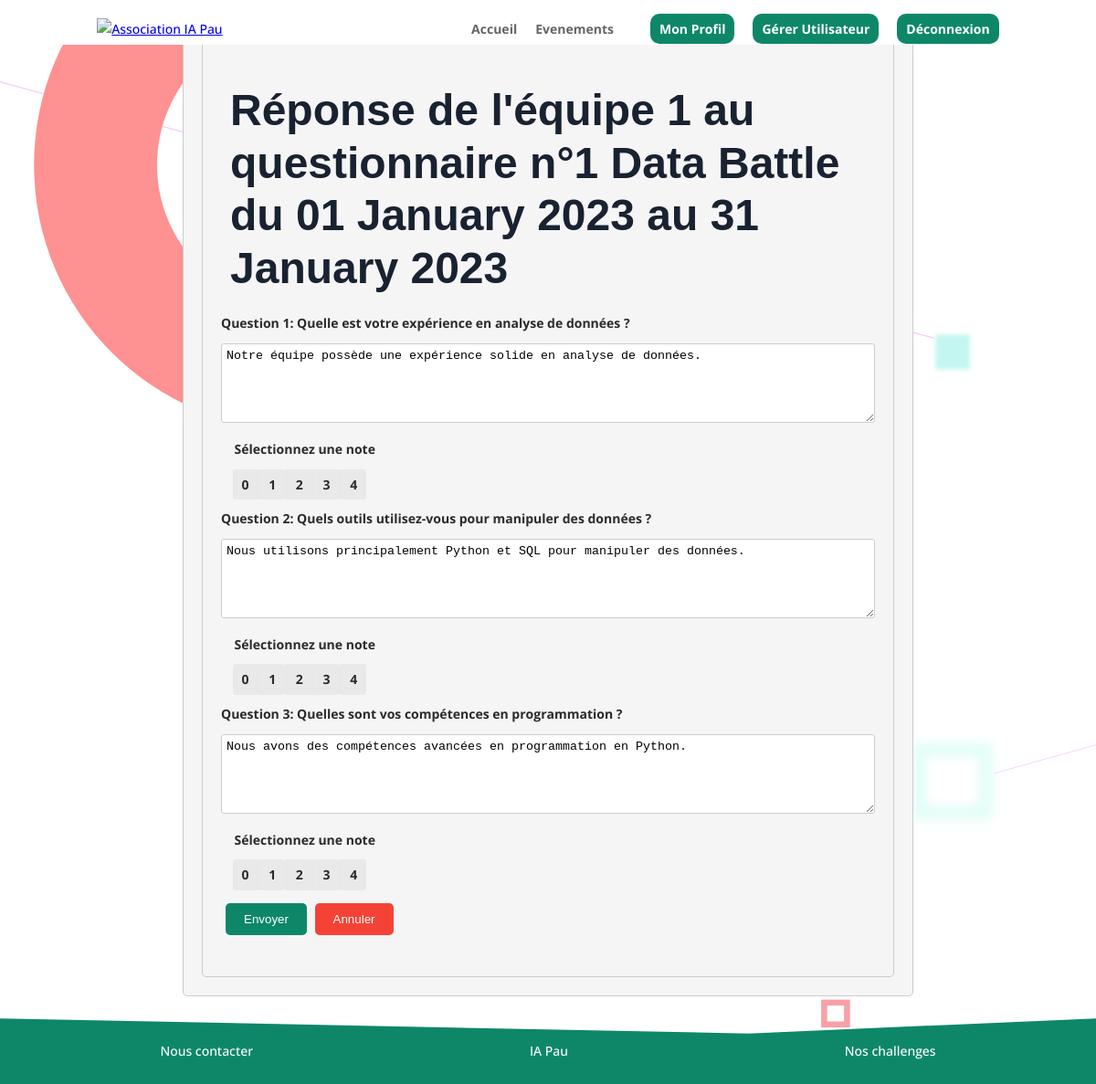
Page /?page=noteQuestionnaire&dataBattle=1&equipe=1&questionnaire=1 (signed in) on the committed database.
### tables this page shows
CREATE TABLE Question(
    idQuestion int NOT NULL AUTO_INCREMENT,
    idQuestionnaire int NOT NULL,
    intituleQuestion varchar(1024) NOT NULL,
    PRIMARY KEY (idQuestion),
    FOREIGN KEY (idQuestionnaire) REFERENCES Questionnaire(idQuestionnaire) ON DELETE CASCADE
);

CREATE TABLE Reponse(
    idReponse int NOT NULL AUTO_INCREMENT,
    idQuestion int NOT NULL,
    idEquipe int NOT NULL,
    reponse varchar(4096),
    note tinyint,
    PRIMARY KEY (idReponse),
    FOREIGN KEY (idQuestion) REFERENCES Question(idQuestion) ON DELETE CASCADE,
    FOREIGN KEY (idEquipe) REFERENCES Equipe(idEquipe) ON DELETE CASCADE,
    CONSTRAINT check_note CHECK (note>=0 AND note<5)
);

### action/bdd.php (called while the page is built, shortened)
<?php
require_once('database_login.php');
function connect()
{
    $connexion = null;
    global $username;
    global $password;
    global $bddname;
    global $port;
    try {
        $connexion = new PDO(
            'mysql:host=localhost;dbname=' . $bddname . ';charset=utf8' . ';port=' . $port,
            $username,
            $password
        );
    } catch (Exception $e) {
        die('Erreur : ' . $e->getMessage());
    }
    return $connexion;
}
function getQuestion($idQuestionnaire)
{
    try {
        $conn = connect();
        $sqlQuery = "SELECT intituleQuestion FROM Question WHERE idQuestionnaire=:idQuestionnaire";
        $statement = $conn->prepare($sqlQuery);
        $statement->bindParam(':idQuestionnaire', $idQuestionnaire);
        $statement->execute();
        $result = $statement->fetchAll();
        return $result;
    } catch (Exception $e) {
        die('Erreur : ' . $e->getMessage());
    }
}
function getDatesDataBattle($idDataBattle)
{
    try {
        $conn = connect();
        $sqlQuery = "SELECT DATE_FORMAT(dateDebut, '%d %M %Y') AS dateDebut,DATE_FORMAT(dateFin, '%d %M %Y') AS dateFin FROM Evenement WHERE idEvenement=:idDataBattle";
        $statement = $conn->prepare($sqlQuery);
        $statement->bindParam(':idDataBattle', $idDataBattle);
        $statement->execute();
        $result = $statement->fetch();
        return $result;
    } catch (Exception $e) {
        die('Erreur : ' . $e->getMessage());
    }
}
    function getReponses($idEquipe,$idQuestionnaire){
        try{
            $conn = connect();
            $sqlQuery="SELECT reponse FROM Reponse,Question WHERE Reponse.idQuestion=Question.idQuestion AND Question.idQuestionnaire=:idQuestionnaire AND Reponse.idEquipe=:idEquipe";
            $statement=$conn->prepare($sqlQuery);
            $statement->bindParam(':idQuestionnaire',$idQuestionnaire);
            $statement->bindParam(':idEquipe',$idEquipe);
            $statement->execute();
            $result = $statement->fetchAll();
            return $result;
        }
        catch(Exception $e){
            die('Erreur : '.$e->getMessage());
        }
    }
?>

### pages/noteQuestionnaire.php (the view, shortened to what this page needs)
<link rel="stylesheet" href="styles/component/questionnaire.css" />
<?php
$questionnaire=$_GET["questionnaire"];
$idEquipe=$_GET["equipe"];
$idDataBattle=$_GET["dataBattle"];
$dates=getDatesDataBattle($idDataBattle);
$datedebut=$dates["dateDebut"];
$datefin=$dates["dateFin"];
$questions=getQuestion($questionnaire);
$reponses = getReponses($idEquipe,$questionnaire);
?>
<div id="app">
    <div id="middle">
        <div id="content">
            <h1>Réponse de l'équipe <?php echo $idEquipe?> au questionnaire n°<?php echo $questionnaire ?> Data Battle du <?php echo $datedebut?> au  <?php echo $datefin?> </h1>
            <form id="questionnaire" action="" method="POST">
                <?php
                $i=1;
                foreach ($questions as $question){ ?>
                    <div class = "question">
                        <label for="question">Question <?php echo $i.": ".$question["intituleQuestion"]; ?></label>
                    </div>
                    <div>
                        <textarea id="question-<?php echo $i; ?>" rows="5" cols="100" readonly><?php echo $reponses[$i-1]["reponse"]?></textarea>
                    </div>
                    <fieldset>
                        <legend>Sélectionnez une note</legend>
                        <?php for ($j = 0; $j <= 4; $j++) { ?>
                            <label for="note-<?php echo $i; ?>-<?php echo $j; ?>"><?php echo $j; ?></label>
                        <?php } ?>
                    </fieldset>
                <?php $i++; }?>
                <input type="submit" value="Envoyer" class="envoi" onclick="">
                <input type="reset" value="Annuler" class="annuler">
            </form>
        </div>
    </div>
</div>

### styles/global.css (style rules this page uses)
body { position: relative; margin: 0; padding-bottom: 6rem; min-height: 100%; font-family: Open Sans,Arial,sans-serif; font-size: 14px; color: #2b2b2b; line-height: 1.7em; font-weight: 500; background-color: rgb(255, 255, 255); background-image: url(/images/background.png); }
html { height: 100%; box-sizing: border-box; }
*, *:before, *:after { box-sizing: inherit; }
#content { margin: 0 auto; margin-top: 80px; width: 100%; }
#content h1 { margin-top: 30px; margin-left: 10px; font-family: 'Ubuntu',Helvetica,Arial,Lucida,sans-serif; font-weight: 700; font-size: 48px; color: #192231; line-height: 1.2em; }
input[type="submit"] { background-color: #0e8769; color: white; margin: 5px; border-radius: 5px; padding: 10px 20px; border: none; transition: color 0.3s ease; font-family: 'Ubuntu',Helvetica,Arial,Lucida,sans-serif !important; cursor: pointer; }

### styles/component/form.css (style rules this page uses)
label + input[type=radio] + label { border-left: solid 2px #e7e7e7; margin-left: -4px; }

### styles/component/synthese.css (style rules this page uses)
h1 { margin-bottom: 10px; }

### styles/component/questionnaire.css (style rules this page uses)
#app { display: flex; justify-content: center; align-items: center; }
#middle { max-width: 800px; padding: 20px; background-color: #f5f5f5; border: 1px solid #ccc; border-radius: 5px; }
#content { margin-top: 20px; }
h1 { margin-bottom: 20px; }
form { margin-bottom: 20px; }
.question { margin-bottom: 10px; }
textarea { width: 100%; }
fieldset { margin-top: 10px; border: none; }
legend { font-weight: bold; margin-bottom: 5px; }
input[type="radio"] + label { display: inline-block; padding: 5px 10px; background-color: #e9e9e9; border-radius: 3px; cursor: pointer; }
.envoi, .annuler { background-color: #0e8769; color: white; border-radius: 5px; padding: 10px 20px; border: none; transition: color 0.3s ease; font-family: 'Ubuntu',Helvetica,Arial,Lucida,sans-serif !important; cursor: pointer; }
.envoi { margin-right: 10px; transition: color 0.3s; }
.annuler { background-color: #f44336; transition: color 0.3s; }
form label { display: block; font-weight: bold; }
form input[type="date"], form textarea { width: 100%; padding: 5px; border: 1px solid #ccc; border-radius: 3px; }

### rows in the picture
question: intituleQuestion "Quelle est votre expérience en analyse de données ?"
reponse: reponse "Notre équipe possède une expérience solide en analyse de données."
question: intituleQuestion "Quels outils utilisez-vous pour manipuler des données ?"
reponse: reponse "Nous utilisons principalement Python et SQL pour manipuler des données."
question: intituleQuestion "Quelles sont vos compétences en programmation ?"
reponse: reponse "Nous avons des compétences avancées en programmation en Python."

### other values in the picture
$idEquipe "1"
$questionnaire "1"
$datedebut "01 January 2023"
$datefin "31 January 2023"
